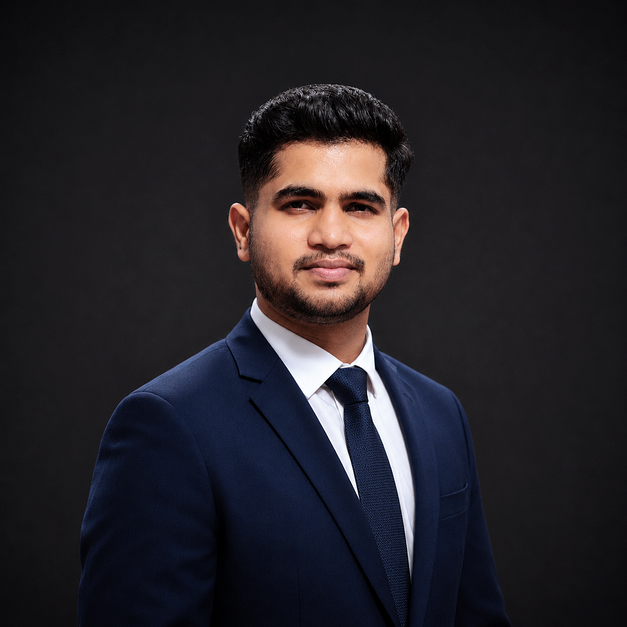
#> input picture photo.png, 627 x 627 px, found by its file name
$ python make_ascii_svg.py
#> lines starting #> are read from the running program, lines starting #| are printed output that depends on the picture
import os
import html
from PIL import Image, ImageEnhance, ImageOps

# Density ramp from bright (blank space) to dark (dense glyphs)
RAMP = " .`:-=+*cs#%@"

def photo_to_ascii(image_path, width=72):
#> called with image_path = 'photo.png', width = 72
    img = Image.open(image_path)
#> img is the input picture: PIL image 627x627 RGB; mean R, G, B 37.1, 34.3, 39.5

    # Calculate aspect ratio for monospace font cell (width:height ~ 1:1.9)
    aspect_ratio = img.height / img.width
#> aspect_ratio = 1
    height = int(width * aspect_ratio * 0.48)
#> height = 34

    img = img.resize((width, height), Image.Resampling.LANCZOS)
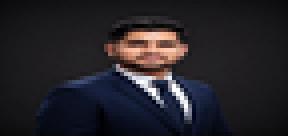
#> img: PIL image 72x34 RGB (shown 4 times larger); mean R, G, B 37.1, 34.3, 39.5
    img = img.convert("L")
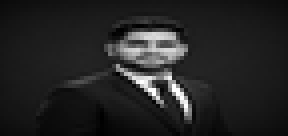
#> img: PIL image 72x34 L (shown 4 times larger); min 0, max 255, mean 35.9

    # Enhance contrast
    enhancer = ImageEnhance.Contrast(img)
    img = enhancer.enhance(1.8)
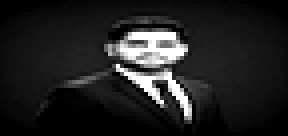
#> img: PIL image 72x34 L (shown 4 times larger); min 0, max 255, mean 33.6
    img = ImageOps.autocontrast(img, cutoff=2)

    ascii_rows = []
    pixels = [img.getpixel((x, y)) for y in range(height) for x in range(width)]
#> pixels = 2448 values, max 255 at index 610, min 0 at index 0, mean 33.64
    num_chars = len(RAMP)

    for y in range(height):
        row_chars = []
        for x in range(width):
            pixel_val = pixels[y * width + x]
            index = int((255 - pixel_val) / 255 * (num_chars - 1))
            char = RAMP[index]

            # HTML / XML escaping
            if char == " ":
                char_str = "&#160;"
            else:
                char_str = html.escape(char)
            row_chars.append(char_str)
        ascii_rows.append("".join(row_chars))
#> after the loop, ascii_rows = 34 items

    return ascii_rows

def generate_ascii_svg(ascii_rows, output_path="ascii-portrait.svg"):
    num_rows = len(ascii_rows)
    max_cols = max(len(r) for r in ascii_rows)

    svg_width = 430
    svg_height = 370

    font_size = 7.5
    line_height = 8.6

    padding_x = 18
    padding_y = 52

    svg = ['<?xml version="1.0" encoding="UTF-8"?>']
    svg.append(f'<svg xmlns="http://www.w3.org/2000/svg" viewBox="0 0 {svg_width} {svg_height}" width="{svg_width}" height="{svg_height}">')
    svg.append('<style>')
    svg.append('''
        .bg { fill: #0d1117; rx: 10px; ry: 10px; stroke: #30363d; stroke-width: 1px; }
        .header-dot { rx: 50%; ry: 50%; }
        .title { font-family: ui-monospace, SFMono-Regular, Menlo, Consolas, monospace; font-size: 11px; fill: #8b949e; font-weight: 600; }
        .ascii-text { font-family: ui-monospace, SFMono-Regular, Menlo, Consolas, monospace; font-size: 7.5px; fill: #58a6ff; white-space: pre; letter-spacing: 0px; }
        .row { opacity: 0; animation: rowFadeIn 0.04s ease-out forwards; }
        @keyframes rowFadeIn {
            from { opacity: 0; transform: translateY(2px); }
            to { opacity: 1; transform: translateY(0); }
        }
    ''')

    for i in range(num_rows):
        delay = round(0.04 + i * 0.025, 3)
        svg.append(f'  .row-{i} {{ animation-delay: {delay}s; }}')

    svg.append('</style>')

    # Terminal Window Container
    svg.append(f'<rect class="bg" width="{svg_width}" height="{svg_height}" />')

    # Header Dots & Title
    svg.append('<circle class="header-dot" cx="20" cy="18" r="5" fill="#ff5f56" />')
    svg.append('<circle class="header-dot" cx="35" cy="18" r="5" fill="#ffbd2e" />')
    svg.append('<circle class="header-dot" cx="50" cy="18" r="5" fill="#27c93f" />')
    svg.append(f'<text class="title" x="{svg_width // 2}" y="22" text-anchor="middle">sahil_portrait.ascii</text>')
    svg.append(f'<line x1="0" y1="34" x2="{svg_width}" y2="34" stroke="#30363d" stroke-width="1" />')

    # ASCII Content
    svg.append(f'<g class="ascii-text" transform="translate({padding_x}, {padding_y})">')
    for idx, row in enumerate(ascii_rows):
        y_pos = idx * line_height
        svg.append(f'  <text class="row row-{idx}" x="0" y="{y_pos}">{row}</text>')
    svg.append('</g>')

    svg.append('</svg>')

    with open(output_path, "w", encoding="utf-8") as f:
        f.write("\n".join(svg))
    print(f"Successfully generated {output_path} ({svg_width}x{svg_height})")

if __name__ == "__main__":
    input_photo = "photo.png"
    output_svg = "ascii-portrait.svg"
    if os.path.exists(input_photo):
        rows = photo_to_ascii(input_photo, width=72)
#> rows = 34 items
        generate_ascii_svg(rows, output_svg)
#> in generate_ascii_svg, `num_rows = len(ascii_rows)`: num_rows = 34
#> in generate_ascii_svg, `max_cols = max(len(r) for r in ascii_rows)`: max_cols = 152
#> the loop in generate_ascii_svg, `for idx, row in enumerate(ascii_rows):` made 34 passes
#> y_pos on passes 1 to 12: 0, 8.6, 17.2, 25.8, 34.4, 43, 51.6, 60.2, 68.8, 77.4, 86, 94.6
#> after the loop in generate_ascii_svg, `for idx, row in enumerate(ascii_rows):`: svg = 80 items
    else:
        print(f"Error: {input_photo} not found!")
